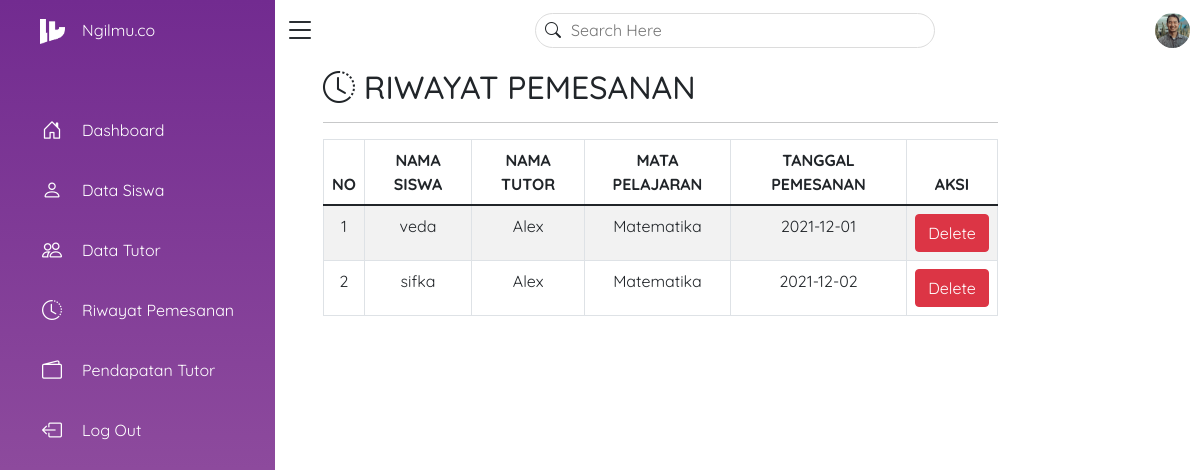
Screenshot of /riwayatpemesanan.php (signed in) with the database file from the repository.
### tables this page shows
CREATE TABLE `trans_pemesanan` (
  `id_pemesanan` int(11) NOT NULL,
  `id_user` int(11) NOT NULL,
  `id_tutor` int(11) NOT NULL,
  `id_mapel` int(11) NOT NULL,
  `tgl_pemesanan` date NOT NULL
);

CREATE TABLE `user_detail` (
  `id_user` int(11) NOT NULL,
  `email` varchar(30) NOT NULL,
  `password` varchar(30) NOT NULL,
  `fullname` varchar(100) NOT NULL,
  `grade` varchar(20) NOT NULL,
  `gender` enum('Perempuan','Laki-Laki','','') NOT NULL,
  `alamat` varchar(100) NOT NULL
);

CREATE TABLE `user_tutor` (
  `id_tutor` int(11) NOT NULL,
  `email` varchar(30) NOT NULL,
  `password` varchar(20) NOT NULL,
  `fullname_tutor` varchar(50) NOT NULL,
  `instansi` varchar(50) NOT NULL,
  `alamat` varchar(100) NOT NULL,
  `gender` enum('Perempuan','Laki-Laki','','') NOT NULL,
  `no_telp` int(30) NOT NULL,
  `tgl_lahir` date NOT NULL
);

CREATE TABLE `tabel_mapel` (
  `id_mapel` int(11) NOT NULL,
  `mata_pelajaran` varchar(30) NOT NULL,
  `jenjang` enum('SD','SMP','SMA/SMK/MA','') NOT NULL
);

### riwayatpemesanan.php (the view, shortened to what this page needs)
<?php
require ("koneksi.php");
?>
<!DOCTYPE html>
<html lang="en">
<head>
    <link rel="stylesheet" href="style.css">
    <link rel="stylesheet" href="https://cdn.jsdelivr.net/npm/bootstrap-icons@1.6.0/font/bootstrap-icons.css">
    <link href="https://cdn.jsdelivr.net/npm/bootstrap@5.1.3/dist/css/bootstrap.min.css" rel="stylesheet">
</head>
<body>
    <div class="container-dash">
        <div class="navigation">
            <ul>
                <li>
                    <a href="#">
                        <span class="icon"><img src="images/ngilmu4.png"></span>
                        <span class="title">Ngilmu.co</span>
                    </a>
                </li>
                <li>
                    <a href="dashboard.php">
                        <span class="icon"><i class="bi bi-house-door"></i></span>
                        <span class="title">Dashboard</span>
                    </a>
                </li>
                <li>
                    <a href="datasiswa.php">
                        <span class="icon"><i class="bi bi-person"></i></span>
                        <span class="title">Data Siswa</span>
                    </a>
                </li>
                <li>
                    <a href="datatutor.php">
                        <span class="icon"><i class="bi bi-people"></i></span>
                        <span class="title">Data Tutor</span>
                    </a>
                </li>
                <li>
                    <a href="riwayatpemesanan.php">
                        <span class="icon"><i class="bi bi-clock-history"></i></span>
                        <span class="title">Riwayat Pemesanan</span>
                    </a>
                </li>
                <li>
                    <a href="pendapatantutor.php">
                        <span class="icon"><i class="bi bi-wallet2"></i></span>
                        <span class="title">Pendapatan Tutor</span>
                    </a>
                </li>
                <li>
                    <a href="index.php">
                        <span class="icon"><i class="bi bi-box-arrow-left"></i></span>
                        <span class="title">Log Out</span>
                    </a>
                </li>
            </ul>
        </div>
    <div class="main">
        <div class="topbar">
            <div class="toggle">
                <i class="bi bi-list"></i>
            </div>
            <div class="search">
                <label>
                    <input type="search" placeholder="Search Here">
                    <i class="bi bi-search"></i>
                </label>
            </div>
            <div class="user">
                <img src="images/img1.jpg">
            </div>
        </div>
        <div class="col-md-10 p-5 pt-2">
            <h2><i class="bi bi-clock-history"></i></i> RIWAYAT PEMESANAN </h2><hr>
            <table class="table table-striped table-bordered">
              <thead>
                <tr>
                  <th scope="col">NO</th>
                  <th scope="col">NAMA SISWA</th>
                  <th scope="col">NAMA TUTOR</th>
                  <th scope="col">MATA PELAJARAN</th>
                  <th scope="col">TANGGAL PEMESANAN</th>
                  <th colspan="2" scope="col">AKSI</th>
                </tr>
              </thead>
              <tbody>
                <?php
                 $no = 1;
                 $query = "SELECT * FROM trans_pemesanan
                            INNER JOIN user_detail ON trans_pemesanan.id_user = user_detail.id_user
                            INNER JOIN user_tutor ON trans_pemesanan.id_tutor = user_tutor.id_tutor
                            INNER JOIN tabel_mapel ON trans_pemesanan.id_mapel = tabel_mapel.id_mapel";
                 $result = mysqli_query($koneksi, $query) or die (mysqli_error($koneksi));
                 while($row = mysqli_fetch_array($result)){ ?>
                    <tr>
                        <td><?=$no++?></td>
                        <td><?=$row['fullname']?></td>
                        <td><?=$row['fullname_tutor']?></td>
                        <td><?=$row['mata_pelajaran']?></td>
                        <td><?=$row['tgl_pemesanan']?></td>
                        <td><a href="pemesanan/deletepemesanan.php?id_pemesanan=<?php echo $row['id_pemesanan']; ?>" class="btn btn-danger">Delete</a></td>
                    </tr>
                <?php
                 } ?>
              </tbody>
            </table>
    </div>
    </div>
</body>
</html>

### style.css (style rules this page uses)
* { margin: 0; padding: 0; font-family: 'Quicksand', sans-serif; }
img { width: 400px; height: 500px; }
.container-dash { position: relative; width: 100%; }
.navigation { position: fixed; width: 275px; height: 100%; background: linear-gradient(#722B90, #A060A6); border-left: 5px solid linear-gradient(#722B90, #A060A6); transition: 0.5s ; overflow: hidden; }
.navigation ul { position: absolute; top: 0; left: 0; width: 100%; }
.navigation ul li { position: relative; width: 100%; list-style: none; border-top-left-radius: 30px; border-bottom-left-radius: 30px; }
.navigation ul li img { width: 25px; height: 25px; }
.navigation ul li:nth-child(1) { margin-bottom: 40px; pointer-events: none; }
.navigation ul li a { position: relative; display: block; width: 100%; display: flex; text-decoration: none; color: #fff; }
.navigation ul li a .icon { position: relative; display: block; min-width: 40px; height: 60px; line-height: 60px; text-align: center; }
.navigation ul li a .icon i { font-size: 1.25em; }
.navigation ul li a .title { position: relative; display: block; padding: 0 10px; height: 60px; line-height: 60px; text-align: start; white-space: nowrap; }
.main { position: absolute; width: calc(100% - 275px); left: 275px; min-height: 100vh; background: #fff; transition: 0.5s; }
.topbar { width: 100%; height: 60px; display: flex; justify-content: space-between; align-items: center; padding: 0 10px; }
.toggle { position: relative; width: 30px; height: 30px; display: flex; justify-content: center; align-items: center; font-size: 2em; cursor: pointer; }
.search { position: relative; width: 400px; margin: 0 10px; }
.search label { position: relative; width: 100%; }
.search label input { width: 100%; height: 35px; border-radius: 20px; padding: 5px 20px; padding-left: 35px; outline: none; border: 1px solid gainsboro; }
.search label i { position: absolute; top: 5px; left: 10px; font-size: 1em; }
.user { position: relative; width: 35px; height: 35px; border-radius: 50%; overflow: hidden; cursor: pointer; }
.user img { position: absolute; top: 0; left: 0; width: 100%; height: 100%; object-fit: cover; }
.table { text-align: center; }

### rows the page displays
trans_pemesanan: id_user.fullname "veda", id_tutor.fullname_tutor "Alex", id_mapel.mata_pelajaran "Matematika", tgl_pemesanan "2021-12-01"
trans_pemesanan: id_user.fullname "sifka", id_tutor.fullname_tutor "Alex", id_mapel.mata_pelajaran "Matematika", tgl_pemesanan "2021-12-02"
